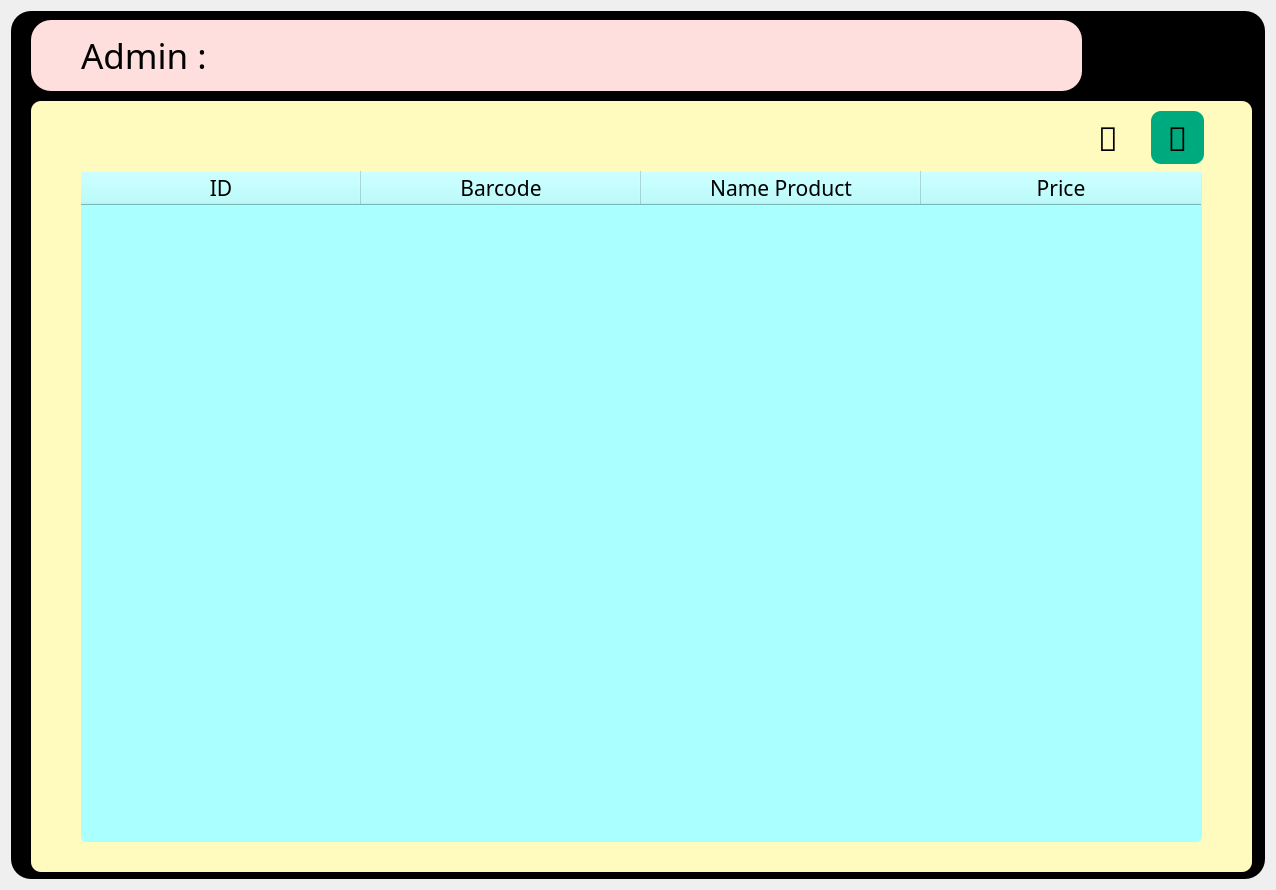
<?xml version="1.0" encoding="UTF-8"?>
<ui version="4.0">
 <class>Dialog</class>
 <widget class="QDialog" name="Dialog">
  <property name="geometry">
   <rect>
    <x>0</x>
    <y>0</y>
    <width>1276</width>
    <height>890</height>
   </rect>
  </property>
  <property name="windowTitle">
   <string>Dialog</string>
  </property>
  <layout class="QVBoxLayout" name="verticalLayout">
   <item>
    <widget class="QFrame" name="frame_3">
     <property name="styleSheet">
      <string notr="true">background-color: rgb(0, 0, 0);
border-radius:20px</string>
     </property>
     <property name="frameShape">
      <enum>QFrame::StyledPanel</enum>
     </property>
     <property name="frameShadow">
      <enum>QFrame::Raised</enum>
     </property>
     <widget class="QFrame" name="frame_2">
      <property name="geometry">
       <rect>
        <x>20</x>
        <y>90</y>
        <width>1221</width>
        <height>771</height>
       </rect>
      </property>
      <property name="styleSheet">
       <string notr="true">background-color: rgb(255, 250, 189);
border-radius:10px</string>
      </property>
      <property name="frameShape">
       <enum>QFrame::StyledPanel</enum>
      </property>
      <property name="frameShadow">
       <enum>QFrame::Raised</enum>
      </property>
      <widget class="QTableWidget" name="showpro">
       <property name="geometry">
        <rect>
         <x>50</x>
         <y>70</y>
         <width>1121</width>
         <height>671</height>
        </rect>
       </property>
       <property name="font">
        <font>
         <pointsize>18</pointsize>
        </font>
       </property>
       <property name="styleSheet">
        <string notr="true">background-color: rgb(170, 255, 255);
border-radius:5px</string>
       </property>
       <property name="gridStyle">
        <enum>Qt::CustomDashLine</enum>
       </property>
       <property name="sortingEnabled">
        <bool>false</bool>
       </property>
       <property name="rowCount">
        <number>0</number>
       </property>
       <attribute name="horizontalHeaderCascadingSectionResizes">
        <bool>false</bool>
       </attribute>
       <attribute name="horizontalHeaderDefaultSectionSize">
        <number>280</number>
       </attribute>
       <attribute name="horizontalHeaderHighlightSections">
        <bool>true</bool>
       </attribute>
       <attribute name="horizontalHeaderMinimumSectionSize">
        <number>60</number>
       </attribute>
       <attribute name="horizontalHeaderShowSortIndicator" stdset="0">
        <bool>false</bool>
       </attribute>
       <attribute name="horizontalHeaderStretchLastSection">
        <bool>false</bool>
       </attribute>
       <attribute name="verticalHeaderDefaultSectionSize">
        <number>27</number>
       </attribute>
       <attribute name="verticalHeaderMinimumSectionSize">
        <number>22</number>
       </attribute>
       <column>
        <property name="text">
         <string>ID</string>
        </property>
        <property name="font">
         <font>
          <family>Stencil</family>
          <pointsize>16</pointsize>
         </font>
        </property>
        <property name="background">
         <color>
          <red>85</red>
          <green>170</green>
          <blue>255</blue>
         </color>
        </property>
       </column>
       <column>
        <property name="text">
         <string>Barcode</string>
        </property>
        <property name="font">
         <font>
          <family>Stencil</family>
          <pointsize>16</pointsize>
         </font>
        </property>
        <property name="background">
         <color>
          <red>255</red>
          <green>170</green>
          <blue>255</blue>
         </color>
        </property>
       </column>
       <column>
        <property name="text">
         <string>Name Product</string>
        </property>
        <property name="font">
         <font>
          <family>Stencil</family>
          <pointsize>16</pointsize>
         </font>
        </property>
        <property name="background">
         <color>
          <red>255</red>
          <green>170</green>
          <blue>127</blue>
         </color>
        </property>
       </column>
       <column>
        <property name="text">
         <string>Price</string>
        </property>
        <property name="font">
         <font>
          <family>Stencil</family>
          <pointsize>16</pointsize>
         </font>
        </property>
        <property name="background">
         <color>
          <red>255</red>
          <green>255</green>
          <blue>127</blue>
         </color>
        </property>
       </column>
      </widget>
      <widget class="QFrame" name="frame_6">
       <property name="geometry">
        <rect>
         <x>1050</x>
         <y>10</y>
         <width>54</width>
         <height>53</height>
        </rect>
       </property>
       <property name="font">
        <font>
         <weight>75</weight>
         <bold>true</bold>
        </font>
       </property>
       <property name="styleSheet">
        <string notr="true">QFrame#frame_6{
	background-color: rgb(170, 255, 255);
	color:rgba(0, 0, 0, 255);
	border-radius:10px;
}

QFrame#frame_6:hover{
	background-color: rgb(255, 170, 255);
}

QFrame#frame_6:pressed{
	background-color: qlineargradient(spread:reflect, x1:0, y1:0, x2:1, y2:0, stop:0 rgba(144, 0, 255, 255), stop:1 rgba(150, 123, 11, 255));
	padding-left:5px;
	padding-top:5px;
	background-color:rgba(150, 123, 11, 255);
}
	
background-color: rgb(170, 255, 255);
background-color: rgb(255, 170, 255);</string>
       </property>
       <property name="frameShape">
        <enum>QFrame::StyledPanel</enum>
       </property>
       <property name="frameShadow">
        <enum>QFrame::Raised</enum>
       </property>
       <widget class="QPushButton" name="refbutton">
        <property name="geometry">
         <rect>
          <x>10</x>
          <y>10</y>
          <width>34</width>
          <height>33</height>
         </rect>
        </property>
        <property name="font">
         <font>
          <family>HoloLens MDL2 Assets</family>
          <pointsize>25</pointsize>
          <weight>75</weight>
          <bold>true</bold>
         </font>
        </property>
        <property name="styleSheet">
         <string notr="true">background-color: qconicalgradient(cx:0, cy:0, angle:0, stop:0 rgba(255, 255, 255, 80), stop:0.232955 rgba(255, 255, 255, 0), stop:0.44 rgba(252, 252, 252, 0), stop:0.772727 rgba(255, 255, 255, 0), stop:1 rgba(255, 255, 255, 0));
border-radius:20px</string>
        </property>
        <property name="text">
         <string></string>
        </property>
       </widget>
      </widget>
      <widget class="QFrame" name="frame_5">
       <property name="geometry">
        <rect>
         <x>1120</x>
         <y>10</y>
         <width>53</width>
         <height>53</height>
        </rect>
       </property>
       <property name="styleSheet">
        <string notr="true">QFrame#frame_5{
background-color: rgb(0, 170, 127);
	color:rgba(0, 0, 0, 255);
	border-radius:10px;
}

QFrame#frame_5:hover{
	background-color: rgb(170, 170, 255);
}

QFrame#frame_5:pressed{
	background-color: qlineargradient(spread:reflect, x1:0, y1:0, x2:1, y2:0, stop:0 rgba(144, 0, 255, 255), stop:1 rgba(150, 123, 11, 255));
	padding-left:5px;
	padding-top:5px;
	background-color:rgba(150, 123, 11, 255);
}
	
</string>
       </property>
       <property name="frameShape">
        <enum>QFrame::StyledPanel</enum>
       </property>
       <property name="frameShadow">
        <enum>QFrame::Raised</enum>
       </property>
       <widget class="QPushButton" name="editbutton">
        <property name="geometry">
         <rect>
          <x>10</x>
          <y>10</y>
          <width>33</width>
          <height>33</height>
         </rect>
        </property>
        <property name="font">
         <font>
          <family>Segoe MDL2 Assets</family>
          <pointsize>25</pointsize>
          <weight>75</weight>
          <bold>true</bold>
         </font>
        </property>
        <property name="styleSheet">
         <string notr="true">background-color: qconicalgradient(cx:0, cy:0, angle:0, stop:0 rgba(255, 255, 255, 80), stop:0.232955 rgba(255, 255, 255, 0), stop:0.44 rgba(252, 252, 252, 0), stop:0.772727 rgba(255, 255, 255, 0), stop:1 rgba(255, 255, 255, 0));
border-radius:20px</string>
        </property>
        <property name="text">
         <string></string>
        </property>
       </widget>
      </widget>
     </widget>
     <widget class="QFrame" name="frame_4">
      <property name="geometry">
       <rect>
        <x>20</x>
        <y>9</y>
        <width>1051</width>
        <height>71</height>
       </rect>
      </property>
      <property name="styleSheet">
       <string notr="true">background-color: rgb(255, 223, 222);</string>
      </property>
      <property name="frameShape">
       <enum>QFrame::StyledPanel</enum>
      </property>
      <property name="frameShadow">
       <enum>QFrame::Raised</enum>
      </property>
      <widget class="QLabel" name="admin">
       <property name="geometry">
        <rect>
         <x>50</x>
         <y>10</y>
         <width>151</width>
         <height>51</height>
        </rect>
       </property>
       <property name="font">
        <font>
         <family>Stencil</family>
         <pointsize>26</pointsize>
        </font>
       </property>
       <property name="text">
        <string>Admin : </string>
       </property>
      </widget>
     </widget>
     <widget class="QPushButton" name="logoutbutton">
      <property name="geometry">
       <rect>
        <x>1080</x>
        <y>10</y>
        <width>161</width>
        <height>71</height>
       </rect>
      </property>
      <property name="font">
       <font>
        <family>Stencil</family>
        <pointsize>22</pointsize>
       </font>
      </property>
      <property name="styleSheet">
       <string notr="true">QPushButton#logoutbutton{
		background-color: qlineargradient(spread:pad, x1:0, y1:0, x2:1, y2:0, stop:0 rgba(142, 117, 255, 255), stop:1 rgba(255, 153, 153, 255));
	color:rgba(0, 0, 0, 255);
	border-radius:20px;
}

QPushButton#logoutbutton:hover{
	background-color: qlineargradient(spread:pad, x1:0, y1:0, x2:1, y2:0, stop:0 rgba(255, 189, 189, 255), stop:1 rgba(113, 255, 213, 255));
}

QPushButton#logoutbutton:pressed{
	background-color: qlineargradient(spread:reflect, x1:0, y1:0, x2:1, y2:0, stop:0 rgba(144, 0, 255, 255), stop:1 rgba(150, 123, 11, 255));
	padding-left:5px;
	padding-top:5px;
	background-color:rgba(150, 123, 11, 255);
}
	
background-color: qlineargradient(spread:pad, x1:0, y1:0, x2:1, y2:0, stop:0 rgba(142, 117, 255, 255), stop:1 rgba(255, 153, 153, 255));</string>
      </property>
      <property name="text">
       <string>LOG OUT</string>
      </property>
     </widget>
    </widget>
   </item>
  </layout>
 </widget>
 <tabstops>
  <tabstop>showpro</tabstop>
  <tabstop>editbutton</tabstop>
 </tabstops>
 <resources/>
 <connections/>
</ui>
